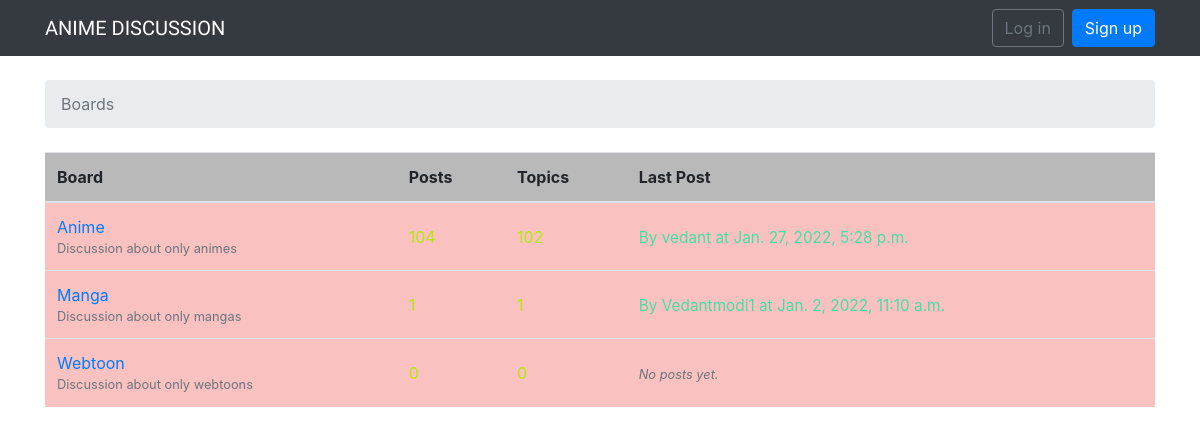
The page / on the database its author committed.
### boards/models.py (models this page shows, shortened)
class Board(models.Model):
    name = models.CharField(max_length=30, unique=True)
    description = models.CharField(max_length=100)
    def get_posts_count(self):
        return Post.objects.filter(topic__board=self).count()
    def get_last_post(self):
        return Post.objects.filter(topic__board=self).order_by('-created_at').first()

class Post(models.Model):
    message = models.TextField(max_length=4000)
    topic = models.ForeignKey(Topic, related_name='posts',on_delete=models.CASCADE)
    created_at = models.DateTimeField(auto_now_add=True)
    updated_at = models.DateTimeField(null=True)
    created_by = models.ForeignKey(User, related_name='posts',on_delete=models.CASCADE)
    updated_by = models.ForeignKey(User, null=True, related_name='+',on_delete=models.CASCADE)

### boards/views.py (the view)
# urls.py: re_path(r'^$', views.BoardListView.as_view(), name='home'),
class BoardListView(ListView):
    model = Board
    context_object_name = 'boards'
    template_name = 'home.html'

### templates/home.html (shortened to what this page needs)
{% extends 'base.html' %}
{% block breadcrumb %}
  <li class="breadcrumb-item active">Boards</li>
{% endblock %}
{% block content %}
  <table class="table">
    <thead class="thead-inverse">
      <tr style="background-color:#8a888896">
        <th>Board</th>
        <th>Posts</th>
        <th>Topics</th>
        <th>Last Post</th>
      </tr>
    </thead>
    <tbody>
      {% for board in boards %}
        <tr style="background-color:#f35f5f63">
          <td>
            <a href="{% url 'board_topics' board.pk %}">{{ board.name }}</a>
            <small class="text-muted d-block">{{ board.description }}</small>
          </td>
          <td class="align-middle" style="color:#b7e60b;">
          </td>
          <td class="align-middle" style="color:#b7e60b;">
          </td>
          <td class="align-middle" style="color:#b7e60b;">
            {% with post=board.get_last_post %}
  {% if post %}
    <small>
      <a href="{% url 'topic_posts' board.pk post.topic.pk %}" style="color:#45dfa4; font-size: 1.2em;">
        By {{ post.created_by.username }} at {{ post.created_at }}
      </a>
    </small>
  {% else %}
    <small class="text-muted">
      <em>No posts yet.</em>
    </small>
  {% endif %}
{% endwith %}
          </td>
        </tr>
      {% endfor %}
    </tbody>
  </table>
{% endblock %}

### static/css/base.css (style rules this page uses)
body { background-image: url(../img/1217368.jpg); }

### rows shown on the page
Board: name "Anime", description "Discussion about only animes", get_last_post.created_by.username "vedant", get_last_post.created_at "Jan. 27, 2022, 5:28 p.m."
Board: name "Manga", description "Discussion about only mangas", get_last_post.created_by.username "Vedantmodi1", get_last_post.created_at "Jan. 2, 2022, 11:10 a.m."
Board: name "Webtoon", description "Discussion about only webtoons", shows "No posts yet."
